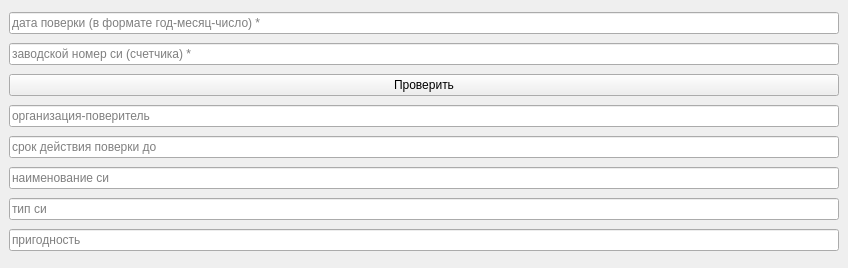
<?xml version="1.0" encoding="UTF-8"?>
<ui version="4.0">
 <class>main_window</class>
 <widget class="QMainWindow" name="main_window">
  <property name="geometry">
   <rect>
    <x>0</x>
    <y>0</y>
    <width>848</width>
    <height>268</height>
   </rect>
  </property>
  <property name="sizePolicy">
   <sizepolicy hsizetype="Expanding" vsizetype="Expanding">
    <horstretch>0</horstretch>
    <verstretch>0</verstretch>
   </sizepolicy>
  </property>
  <property name="windowTitle">
   <string>ФГИС Аршин (клиент)</string>
  </property>
  <widget class="QWidget" name="centralwidget">
   <property name="sizePolicy">
    <sizepolicy hsizetype="Expanding" vsizetype="Expanding">
     <horstretch>0</horstretch>
     <verstretch>0</verstretch>
    </sizepolicy>
   </property>
   <layout class="QVBoxLayout" name="verticalLayout_2">
    <item>
     <widget class="QLineEdit" name="date">
      <property name="text">
       <string/>
      </property>
      <property name="placeholderText">
       <string>дата поверки (в формате год-месяц-число) *</string>
      </property>
     </widget>
    </item>
    <item>
     <widget class="QLineEdit" name="number">
      <property name="text">
       <string/>
      </property>
      <property name="placeholderText">
       <string>заводской номер си (счетчика) *</string>
      </property>
     </widget>
    </item>
    <item>
     <widget class="QPushButton" name="check">
      <property name="text">
       <string>Проверить</string>
      </property>
     </widget>
    </item>
    <item>
     <widget class="QLineEdit" name="org_title">
      <property name="placeholderText">
       <string>организация-поверитель</string>
      </property>
     </widget>
    </item>
    <item>
     <widget class="QLineEdit" name="valid_date">
      <property name="text">
       <string/>
      </property>
      <property name="placeholderText">
       <string>срок действия поверки до</string>
      </property>
     </widget>
    </item>
    <item>
     <widget class="QLineEdit" name="mit_title">
      <property name="placeholderText">
       <string>наименование си</string>
      </property>
     </widget>
    </item>
    <item>
     <widget class="QLineEdit" name="mit_notation">
      <property name="placeholderText">
       <string>тип си</string>
      </property>
     </widget>
    </item>
    <item>
     <widget class="QLineEdit" name="applicability">
      <property name="placeholderText">
       <string>пригодность</string>
      </property>
     </widget>
    </item>
   </layout>
  </widget>
 </widget>
 <resources/>
 <connections/>
</ui>
